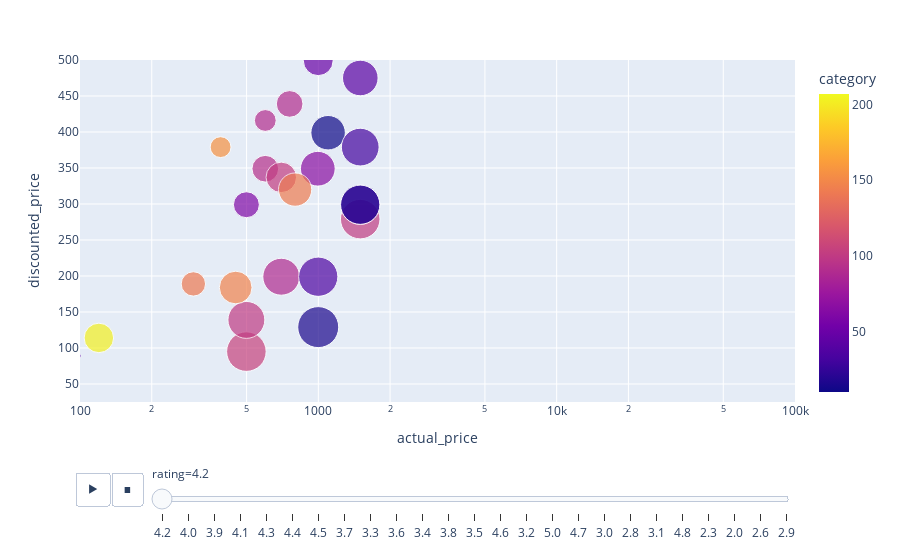

Here is the notebook cell this chart was saved with:
### Code cell
fig = px.scatter(Amazon, x="actual_price", y="discounted_price", animation_frame="rating", animation_group="category",
           size="discount_percentage", color="category", hover_name="rating",
           log_x=True, size_max=30, range_x=[100,100000], range_y=[25,500])
fig.show()

### Figure 1 — Plotly figure (JSON) as saved in the notebook; plotly's stock layout.template omitted (floating-point values rounded to 4 significant figures; data arrays with more than 128 entries replaced by an {"elided": "..."} marker saying what was removed)
{"data": [{"hovertemplate": "<b>%{hovertext}</b><br><br>rating=4.2<br>actual_price=%{x}<br>discounted_price=%{y}<br>discount_percentage=%{marker.size}<br>category=%{marker.color}<extra></extra>", "hovertext": {"elided": "228 float values"}, "ids": {"elided": "228 int values"}, "legendgroup": "", "marker": {"color": {"elided": "228 int values"}, "coloraxis": "coloraxis", "size": {"elided": "228 int values"}, "sizemode": "area", "sizeref": 0.1011, "symbol": "circle"}, "mode": "markers", "name": "", "orientation": "v", "showlegend": false, "type": "scatter", "x": {"elided": "228 int values"}, "xaxis": "x", "y": {"elided": "228 float values"}, "yaxis": "y"}], "layout": {"coloraxis": {"colorbar": {"title": {"text": "category"}}, "colorscale": [[0, "#0d0887"], [0.1111, "#46039f"], [0.2222, "#7201a8"], [0.3333, "#9c179e"], [0.4444, "#bd3786"], [0.5556, "#d8576b"], [0.6667, "#ed7953"], [0.7778, "#fb9f3a"], [0.8889, "#fdca26"], [1, "#f0f921"]]}, "legend": {"itemsizing": "constant", "tracegroupgap": 0}, "margin": {"t": 60}, "sliders": [{"active": 0, "currentvalue": {"prefix": "rating="}, "len": 0.9, "pad": {"b": 10, "t": 60}, "steps": [{"args": [["4.2"], {"frame": {"duration": 0, "redraw": false}, "fromcurrent": true, "mode": "immediate", "transition": {"duration": 0, "easing": "linear"}}], "label": "4.2", "method": "animate"}, {"args": [["4.0"], {"frame": {"duration": 0, "redraw": false}, "fromcurrent": true, "mode": "immediate", "transition": {"duration": 0, "easing": "linear"}}], "label": "4.0", "method": "animate"}, {"args": [["3.9"], {"frame": {"duration": 0, "redraw": false}, "fromcurrent": true, "mode": "immediate", "transition": {"duration": 0, "easing": "linear"}}], "label": "3.9", "method": "animate"}, {"args": [["4.1"], {"frame": {"duration": 0, "redraw": false}, "fromcurrent": true, "mode": "immediate", "transition": {"duration": 0, "easing": "linear"}}], "label": "4.1", "method": "animate"}, {"args": [["4.3"], {"frame": {"duration": 0, "redraw": false}, "fromcurrent": true, "mode": "immediate", "transition": {"duration": 0, "easing": "linear"}}], "label": "4.3", "method": "animate"}, {"args": [["4.4"], {"frame": {"duration": 0, "redraw": false}, "fromcurrent": true, "mode": "immediate", "transition": {"duration": 0, "easing": "linear"}}], "label": "4.4", "method": "animate"}, {"args": [["4.5"], {"frame": {"duration": 0, "redraw": false}, "fromcurrent": true, "mode": "immediate", "transition": {"duration": 0, "easing": "linear"}}], "label": "4.5", "method": "animate"}, {"args": [["3.7"], {"frame": {"duration": 0, "redraw": false}, "fromcurrent": true, "mode": "immediate", "transition": {"duration": 0, "easing": "linear"}}], "label": "3.7", "method": "animate"}, {"args": [["3.3"], {"frame": {"duration": 0, "redraw": false}, "fromcurrent": true, "mode": "immediate", "transition": {"duration": 0, "easing": "linear"}}], "label": "3.3", "method": "animate"}, {"args": [["3.6"], {"frame": {"duration": 0, "redraw": false}, "fromcurrent": true, "mode": "immediate", "transition": {"duration": 0, "easing": "linear"}}], "label": "3.6", "method": "animate"}, {"args": [["3.4"], {"frame": {"duration": 0, "redraw": false}, "fromcurrent": true, "mode": "immediate", "transition": {"duration": 0, "easing": "linear"}}], "label": "3.4", "method": "animate"}, {"args": [["3.8"], {"frame": {"duration": 0, "redraw": false}, "fromcurrent": true, "mode": "immediate", "transition": {"duration": 0, "easing": "linear"}}], "label": "3.8", "method": "animate"}, {"args": [["3.5"], {"frame": {"duration": 0, "redraw": false}, "fromcurrent": true, "mode": "immediate", "transition": {"duration": 0, "easing": "linear"}}], "label": "3.5", "method": "animate"}, {"args": [["4.6"], {"frame": {"duration": 0, "redraw": false}, "fromcurrent": true, "mode": "immediate", "transition": {"duration": 0, "easing": "linear"}}], "label": "4.6", "method": "animate"}, {"args": [["3.2"], {"frame": {"duration": 0, "redraw": false}, "fromcurrent": true, "mode": "immediate", "transition": {"duration": 0, "easing": "linear"}}], "label": "3.2", "method": "animate"}, {"args": [["5.0"], {"frame": {"duration": 0, "redraw": false}, "fromcurrent": true, "mode": "immediate", "transition": {"duration": 0, "easing": "linear"}}], "label": "5.0", "method": "animate"}, {"args": [["4.7"], {"frame": {"duration": 0, "redraw": false}, "fromcurrent": true, "mode": "immediate", "transition": {"duration": 0, "easing": "linear"}}], "label": "4.7", "method": "animate"}, {"args": [["3.0"], {"frame": {"duration": 0, "redraw": false}, "fromcurrent": true, "mode": "immediate", "transition": {"duration": 0, "easing": "linear"}}], "label": "3.0", "method": "animate"}, {"args": [["2.8"], {"frame": {"duration": 0, "redraw": false}, "fromcurrent": true, "mode": "immediate", "transition": {"duration": 0, "easing": "linear"}}], "label": "2.8", "method": "animate"}, {"args": [["3.1"], {"frame": {"duration": 0, "redraw": false}, "fromcurrent": true, "mode": "immediate", "transition": {"duration": 0, "easing": "linear"}}], "label": "3.1", "method": "animate"}, {"args": [["4.8"], {"frame": {"duration": 0, "redraw": false}, "fromcurrent": true, "mode": "immediate", "transition": {"duration": 0, "easing": "linear"}}], "label": "4.8", "method": "animate"}, {"args": [["2.3"], {"frame": {"duration": 0, "redraw": false}, "fromcurrent": true, "mode": "immediate", "transition": {"duration": 0, "easing": "linear"}}], "label": "2.3", "method": "animate"}, {"args": [["2.0"], {"frame": {"duration": 0, "redraw": false}, "fromcurrent": true, "mode": "immediate", "transition": {"duration": 0, "easing": "linear"}}], "label": "2.0", "method": "animate"}, {"args": [["2.6"], {"frame": {"duration": 0, "redraw": false}, "fromcurrent": true, "mode": "immediate", "transition": {"duration": 0, "easing": "linear"}}], "label": "2.6", "method": "animate"}, {"args": [["2.9"], {"frame": {"duration": 0, "redraw": false}, "fromcurrent": true, "mode": "immediate", "transition": {"duration": 0, "easing": "linear"}}], "label": "2.9", "method": "animate"}], "x": 0.1, "xanchor": "left", "y": 0, "yanchor": "top"}], "updatemenus": [{"buttons": [{"args": [null, {"frame": {"duration": 500, "redraw": false}, "fromcurrent": true, "mode": "immediate", "transition": {"duration": 500, "easing": "linear"}}], "label": "&#9654;", "method": "animate"}, {"args": [[null], {"frame": {"duration": 0, "redraw": false}, "fromcurrent": true, "mode": "immediate", "transition": {"duration": 0, "easing": "linear"}}], "label": "&#9724;", "method": "animate"}], "direction": "left", "pad": {"r": 10, "t": 70}, "showactive": false, "type": "buttons", "x": 0.1, "xanchor": "right", "y": 0, "yanchor": "top"}], "xaxis": {"anchor": "y", "domain": [0, 1], "range": [2, 5], "title": {"text": "actual_price"}, "type": "log"}, "yaxis": {"anchor": "x", "domain": [0, 1], "range": [25, 500], "title": {"text": "discounted_price"}}}}
